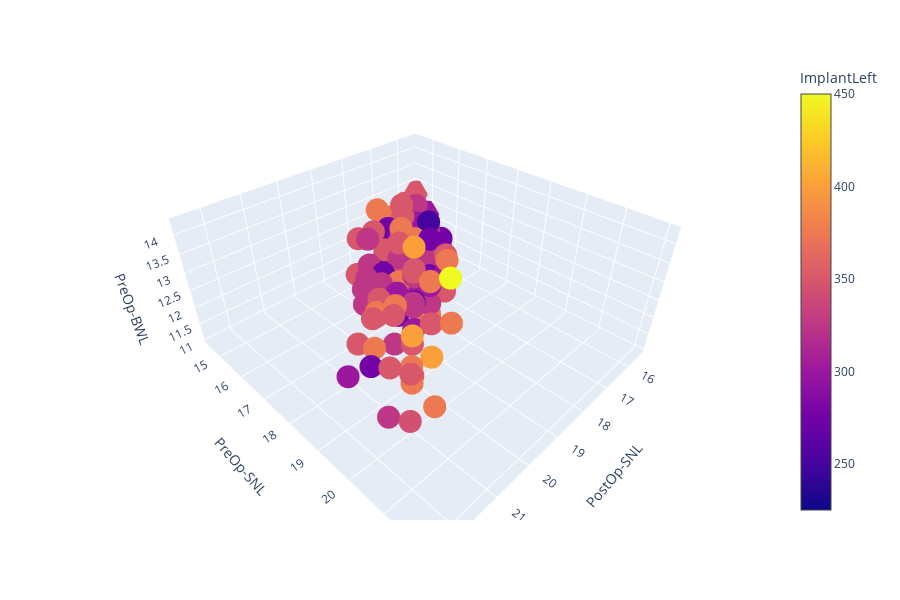

Write notebook code for a chart like this one.
### Code cell
fig = px.scatter_3d(df, x='PostOp-SNL', y='PreOp-SNL', z='PreOp-BWL', color='ImplantLeft')
fig.show()

### Figure 1 — Plotly figure (JSON) as saved in the notebook; plotly's stock layout.template omitted (floating-point values rounded to 4 significant figures; data arrays with more than 128 entries replaced by an {"elided": "..."} marker saying what was removed)
{"data": [{"hoverlabel": {"namelength": 0}, "hovertemplate": "PostOp-SNL=%{x}<br>PreOp-SNL=%{y}<br>PreOp-BWL=%{z}<br>ImplantLeft=%{marker.color}", "legendgroup": "", "marker": {"color": {"elided": "144 int values"}, "coloraxis": "coloraxis", "symbol": "circle"}, "mode": "markers", "name": "", "scene": "scene", "showlegend": false, "type": "scatter3d", "x": {"elided": "144 float values"}, "y": {"elided": "144 float values"}, "z": {"elided": "144 float values"}}], "layout": {"coloraxis": {"colorbar": {"title": {"text": "ImplantLeft"}}, "colorscale": [[0, "#0d0887"], [0.1111, "#46039f"], [0.2222, "#7201a8"], [0.3333, "#9c179e"], [0.4444, "#bd3786"], [0.5556, "#d8576b"], [0.6667, "#ed7953"], [0.7778, "#fb9f3a"], [0.8889, "#fdca26"], [1, "#f0f921"]]}, "height": 600, "legend": {"tracegroupgap": 0}, "margin": {"t": 60}, "scene": {"domain": {"x": [0, 0.98], "y": [0, 1]}, "xaxis": {"title": {"text": "PostOp-SNL"}}, "yaxis": {"title": {"text": "PreOp-SNL"}}, "zaxis": {"title": {"text": "PreOp-BWL"}}}}}
